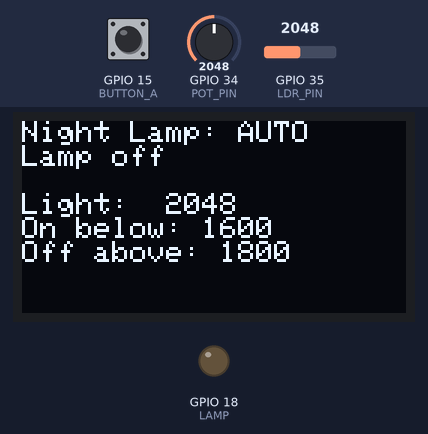
Recording of a sketch running on a simulated ESP32. On the bench: 128×64 one-colour display, output pins drawn as LEDs (lit = HIGH). The test bench sets the inputs (shaded band); at power-on: GPIO 34 (POT_PIN) = 2048, GPIO 15 (BUTTON_A) HIGH, GPIO 35 (LDR_PIN) = 2048.

Above: at 1.2 s.
1.3 s: GPIO 34 (POT_PIN) set to 2649
At 2.0 s:
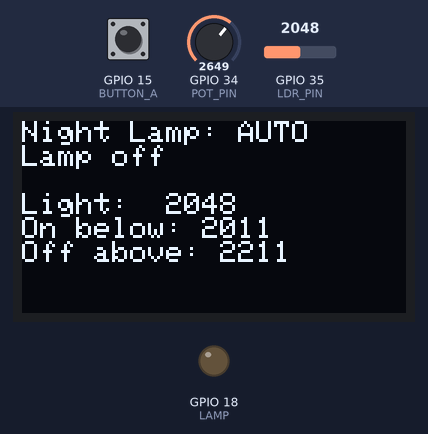
2.8 s: GPIO 34 (POT_PIN) set to 2734
At 4.21 s:
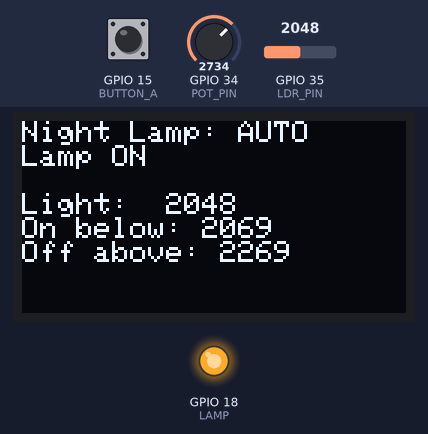
4.4 s: GPIO 15 (BUTTON_A) pulled LOW for 0.15 s
At 5.08 s:
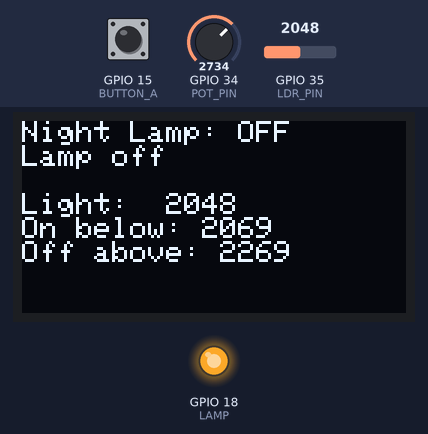
5.1 s: GPIO 35 (LDR_PIN) set to 2866
At 5.25 s:
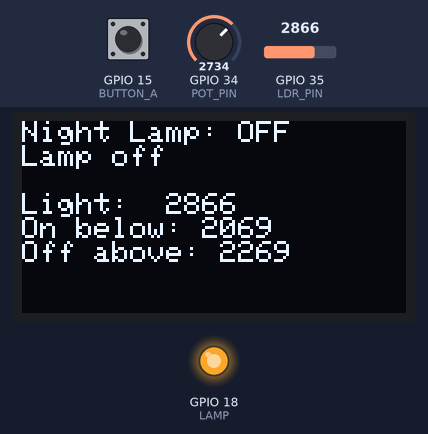
8.1 s: GPIO 15 (BUTTON_A) pulled LOW for 1 s
At 8.28 s:
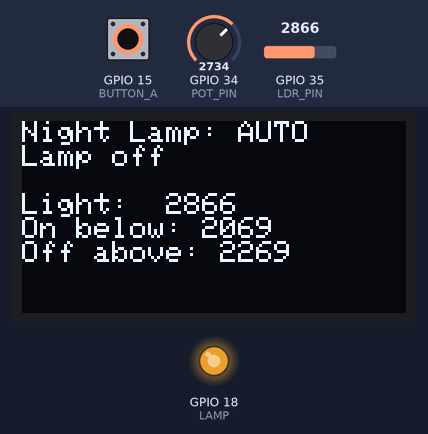
9.7 s: GPIO 35 (LDR_PIN) set to 2140
At 11.88 s:
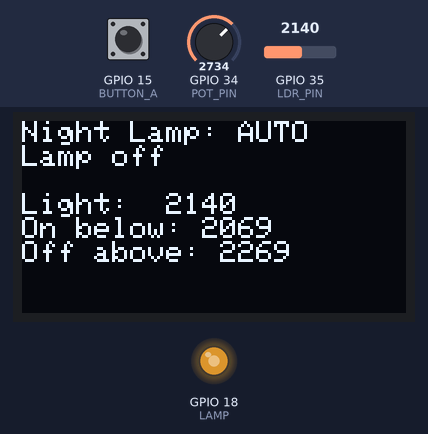
11.9 s: GPIO 35 (LDR_PIN) set to 2037
Timing chart, 0 to 14.4 s (numbered marks = the images above; inputs shaded):
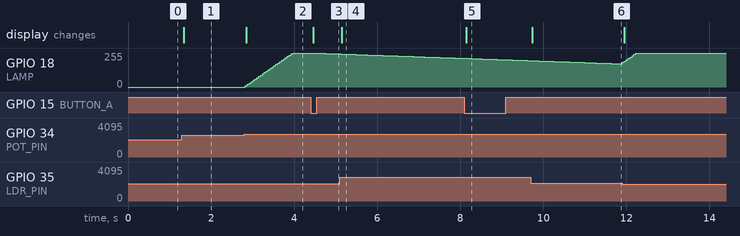

The sketch:

bonus_2_slow_sunrise.ino
```cpp
// Project 06, Bonus 2 - Slow Sunrise
// On in about 0.5 s, off over about 10 s.

#include <Wire.h>
#include <Adafruit_GFX.h>
#include <Adafruit_SSD1306.h>

const int SCREEN_WIDTH  = 128;
const int SCREEN_HEIGHT = 64;
Adafruit_SSD1306 display(SCREEN_WIDTH, SCREEN_HEIGHT, &Wire, -1);

const int LDR_PIN   = 35;
const int POT_PIN   = 34;
const int LAMP      = 18;   // green LED
const int BUTTON_A  = 15;
const int GAP       = 200;  // hysteresis: off level = on level + GAP

bool lampOn = false;
bool autoMode = true;
int brightness = 0;         // what the lamp shows now, 0-255
int lastButton = HIGH;
int tick = 0;               // counts loops, for the slow fade

void setup() {
  Serial.begin(115200);
  if (!display.begin(SSD1306_SWITCHCAPVCC, 0x3C)) {
    Serial.println("OLED not found");
  }
  display.setTextColor(SSD1306_WHITE);
  pinMode(LAMP, OUTPUT);
  pinMode(BUTTON_A, INPUT_PULLUP);
}

void loop() {
  int light = analogRead(LDR_PIN);
  int onLevel = map(analogRead(POT_PIN), 0, 4095, 200, 3000);

  int button = digitalRead(BUTTON_A);
  if (button == LOW && lastButton == HIGH) {
    autoMode = !autoMode;
  }
  lastButton = button;

  if (!autoMode) {
    lampOn = false;
  } else if (!lampOn && light < onLevel) {
    lampOn = true;
  } else if (lampOn && light > onLevel + GAP) {
    lampOn = false;
  }

  int target = 0;
  if (lampOn) {
    target = 255;
  }
  // each loop takes about 20 ms
  tick++;
  if (brightness < target) {
    brightness = min(brightness + 10, target);  // 26 loops: ~0.5 s
  } else if (brightness > target && tick % 2 == 0) {
    brightness = brightness - 1;     // 1 step per 40 ms: ~10 s
  }
  analogWrite(LAMP, brightness);

  showStatus(light, onLevel);
  delay(20);
}

void showStatus(int light, int onLevel) {
  display.clearDisplay();
  display.setTextSize(1);
  display.setCursor(0, 0);
  display.print("Night Lamp: ");
  if (autoMode) {
    display.println("AUTO");
  } else {
    display.println("OFF");
  }
  display.print("Lamp ");
  if (lampOn) {
    display.println("ON");
  } else {
    display.println("off");
  }
  display.setCursor(0, 24);
  display.print("Light:  ");
  display.println(light);
  display.print("On below: ");
  display.println(onLevel);
  display.print("Off above: ");
  display.println(onLevel + GAP);
  display.display();
}
```

Measured:
- the behaviour switches between 2704 and 2705 on GPIO 34 (POT_PIN) (found by bisection; images 1 and 2)
- after the input at 1.3 s, the display: changes at once (image 1)
- after the input at 2.8 s, GPIO 18 (LAMP): moves from 0/255 to 255/255 over 1.1 s, starting at once; the display: changes after 0.05 s (image 2)
- after the input at 4.4 s, GPIO 18 (LAMP): moves from 255/255 to 248/255 over 0.55 s, starting after 0.08 s; the display: changes after 0.06 s (image 3)
- after the input at 5.1 s, the display: changes after 0.05 s (image 4)
- after the input at 8.1 s, the display: changes after 0.05 s (image 5)
- after the input at 9.7 s, the display: changes at once (image 6)
